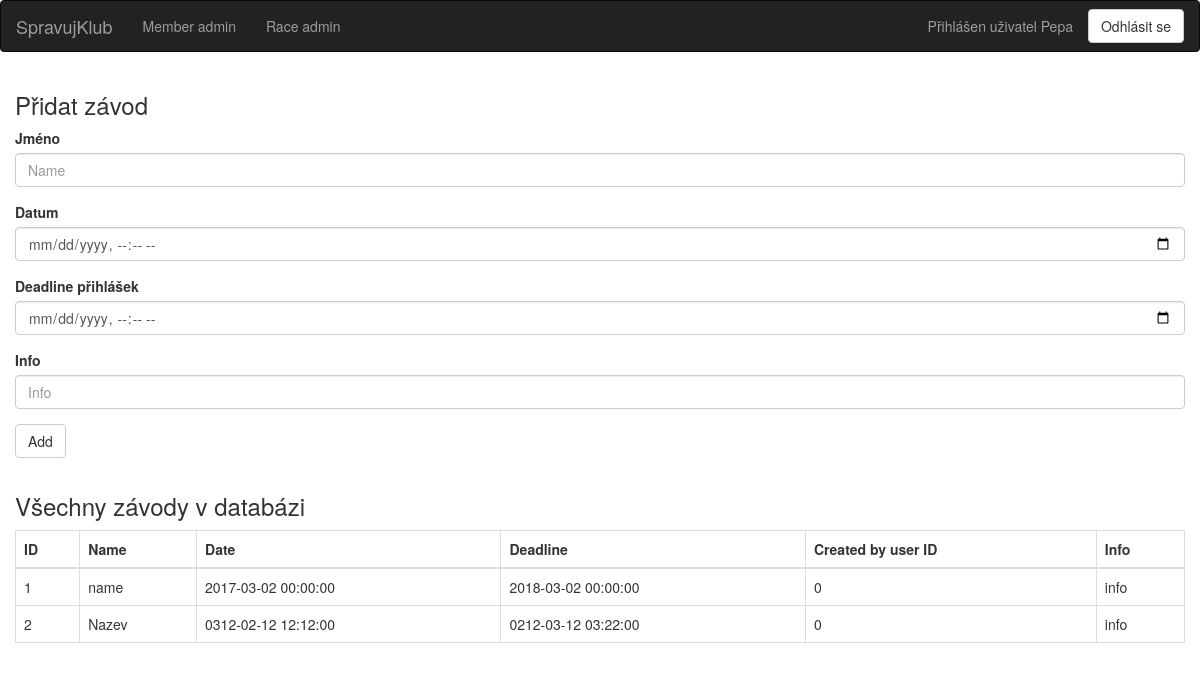
The page /admin_race (signed in) on the database as committed earlier.
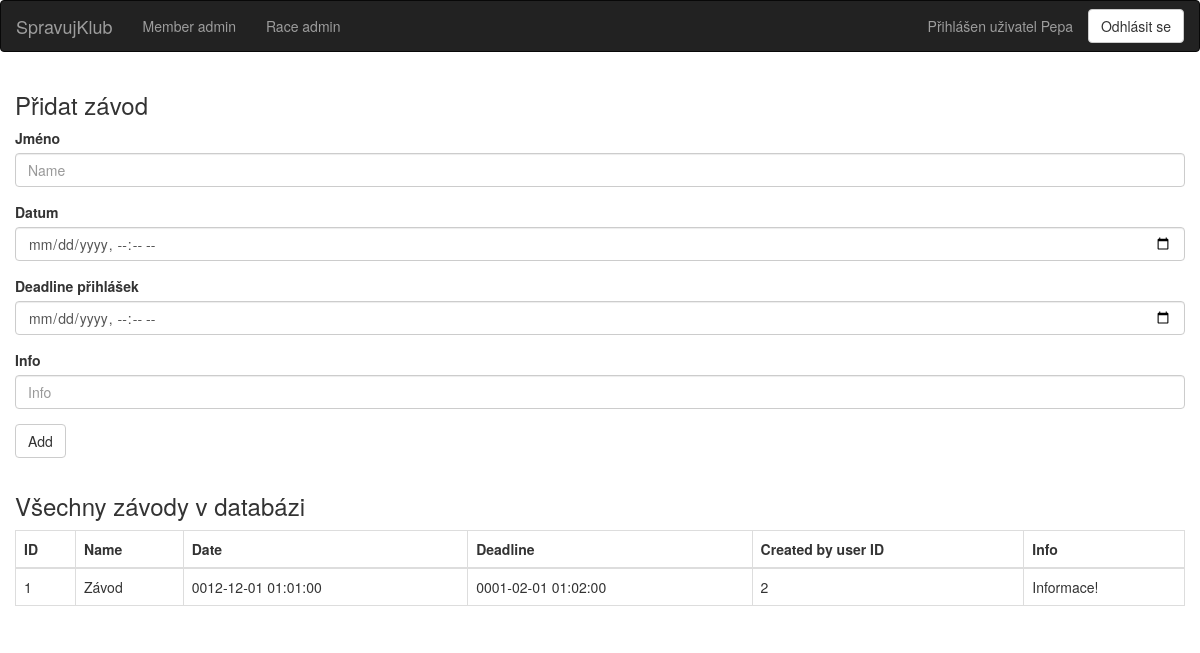
The same page on the database as committed later.
### dl/models/Member.py (models this page shows, shortened)
class Member(db.Model):
    __tablename__ = "members"
    id = db.Column(db.Integer, primary_key=True, autoincrement=True)
    name = db.Column(db.String(50))
    email = db.Column(db.String(50), unique=True)
    password = db.Column(db.String(50))
    salt = db.Column(db.String(16))
    races = db.relationship('Race', secondary='ucast_na_zavode')
    created_races = db.relationship('Race', backref='created_by', lazy=True)

### dl/models/Race.py (models this page shows, shortened)
class Race(db.Model):
    __tablename__ = "races"
    id = db.Column(db.Integer, primary_key=True, autoincrement=True)
    name = db.Column(db.String(100), nullable=False)
    date = db.Column(db.DateTime, nullable=False)
    deadline = db.Column(db.DateTime, nullable=False)
    info = db.Column(db.Text)
    created_by_user_id = db.Column(db.Integer, db.ForeignKey('members.id'))
    members = db.relationship('Member', secondary='ucast_na_zavode')

### views.py (the view, shortened to what this page needs)
@app.route('/admin_race', methods=['GET'])
@login_required
def admin_race():
    name = request.values.get("name")
    date = request.values.get("date")
    deadline = request.values.get("deadline")
    info = request.values.get("info")
    return render_template("admin_race.html", races=Race.query.all(), title="Race admin")

### views.py (called while the page is built)
@login_manager.user_loader
def load_user(user_id):
    return db.session.query(Member).get(user_id)

### templates/admin_race.html
{% extends "base.html" %}
{% block content %}
    <div class="container tab-content">
        <div class="row">
            <form action="/admin_race" role="form">
                <h3>Přidat závod</h3>
                <div class="form-group">
                    <label>Jméno</label>
                    <input type="text" class="form-control" name="name" placeholder="Name">
                </div>
                <div class="form-group">
                    <label>Datum</label>
                    <input type="datetime-local" class="form-control" name="date" placeholder="Date" >
                </div>
                <div class="form-group">
                    <label>Deadline přihlášek</label>
                    <input type="datetime-local" class="form-control" name="deadline" placeholder="Deadline" >
                </div>
				<div class="form-group">
                    <label>Info</label>
                    <input type="text" class="form-control" name="info" placeholder="Info" >
                </div>
                <div class="form-group">
                    <button type="submit" class="btn btn-default">Add</button>
                </div>
            </form>
        </div>
		<div class="row">
            <h3>Všechny závody v databázi</h3>
            <div class="table-responsive">
                <table class="table table-bordered" id="mainTable">
                    <thead>
                    <tr>
                        <th>ID</th>
                        <th>Name</th>
                        <th>Date</th>
                        <th>Deadline</th>
                        <th>Created by user ID</th>
                        <th>Info</th>
                    </tr>
                    </thead>
                    <tbody id="displayArea">
                    {% for race in races %}
                        <tr>
                            <td>{{ race.id }}</td>
                            <td>{{ race.name }}</td>
                            <td>{{ race.date }}</td>
                            <td>{{ race.deadline }}</td>
                            <td>{{ race.created_by_user_id }}</td>
                            <td>{{ race.info }}</td>
                        </tr>
                    {% endfor %}
                    </tbody>
                </table>
            </div>
        </div>
    </div>
{% endblock %}

### templates/base.html (shortened to what this page needs)
{% extends "bootstrap/base.html" %}
        {% block header %}
			{% block navbar %}
				<nav class="navbar navbar-inverse">
					<div class="container-fluid">
						<div class="navbar-header">
							<a class="navbar-brand" href="{{ url_for('index') }}">SpravujKlub</a>
						</div>
						<div class="collapse navbar-collapse" id="bs-example-navbar-collapse-1">
							<ul class="nav navbar-nav">
								<li><a href="{{ url_for('admin_member') }}">Member admin</a></li>
								<li><a href="{{ url_for('admin_race') }}">Race admin</a></li>
							</ul>
							<ul class="nav navbar-nav navbar-right">
								{% if current_user.is_authenticated %}
									<li>
										<a href="{{ url_for('profile', user_id=current_user.id ) }}">Přihlášen uživatel {{ current_user.name }}</a>
									</li>
									<li>
										<button type="button" onclick="location.href='/logout'" class="btn btn-default navbar-btn" id="signIn_button">Odhlásit se</button>
									</li>
								{% else %}
									<li>
										<a>Uživatel nepřihlášen</a>
									</li>
								{% endif %}
							</ul>
						</div>
					</div>
				</nav>
			{% endblock %}
        {% endblock %}

Rows that differ between the two databases and show on the page:
removed Race: id "2", name "Nazev", date "0312-02-12 12:12:00", deadline "0212-03-12 03:22:00", created_by_user_id "0", info "info"
changed Race id 1: name "name" → "Závod"; date "2017-03-02 00:00:00" → "0012-12-01 01:01:00"; deadline "2018-03-02 00:00:00" → "0001-02-01 01:02:00"; created_by_user_id "0" → "2"; info "info" → "Informace!"
